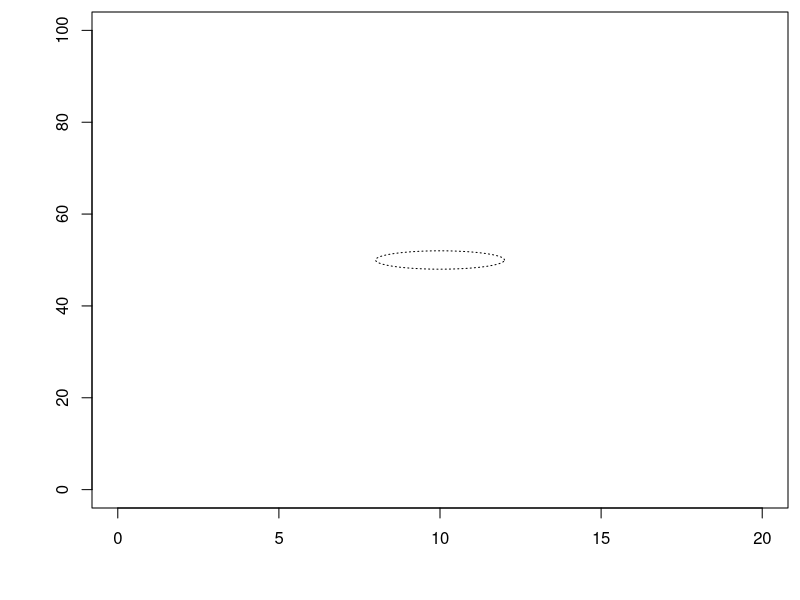
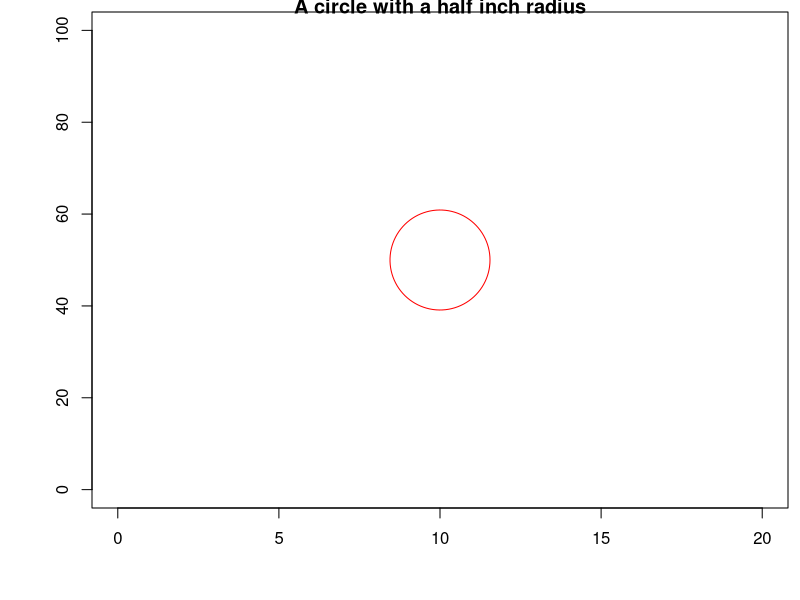

Write the R code that produced these figures, in order.
## ---- chunk 1
par(mar=c(4.6, 4.6, 0.6, 0.6))
plot(0, 0, xlim=c(0, 20), ylim=c(0, 100), type="n", xlab=" ", ylab=" ")
pi.seq <- seq(0, 2*pi, length=100)
x0 <- 10
y0 <- 50
r  <-  2
x.circle <- x0 + r * cos(pi.seq)
y.circle <- y0 + r * sin(pi.seq)
lines(x.circle, y.circle, lty="dotted")
dev.size()
## ---- chunk 2
plot(0, 0, xlim=c(0, 20), ylim=c(0, 100), type="n", xlab=" ", ylab=" ")

# Range in user coordinates
x.range <- par("usr")[2] - par("usr")[1]
y.range <- par("usr")[4] - par("usr")[3]

print(paste("The user range is", x.range, y.range))

# Number of pixels in plotting region
x.inches <- par("pin")[1]
y.inches <- par("pin")[2]

print(paste("The size of the plotting region is", x.inches, y.inches, "inches"))

# Number of pixels per user coordinate
x.usr.per.in <- x.range / x.inches
y.usr.per.in <- y.range / y.inches

print(paste("Each inch is equivalent to", x.usr.per.in, y.usr.per.in, "user coordinates"))

r <- 0.5
x.circle <- x0 + r * x.usr.per.in * cos(pi.seq)
y.circle <- y0 + r * y.usr.per.in * sin(pi.seq)
lines(x.circle, y.circle, col="red")
title("A circle with a half inch radius")

